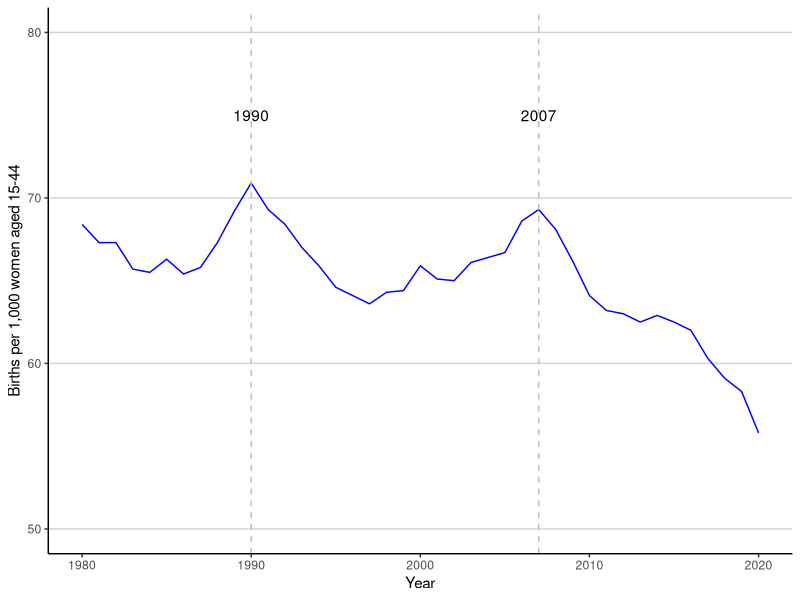
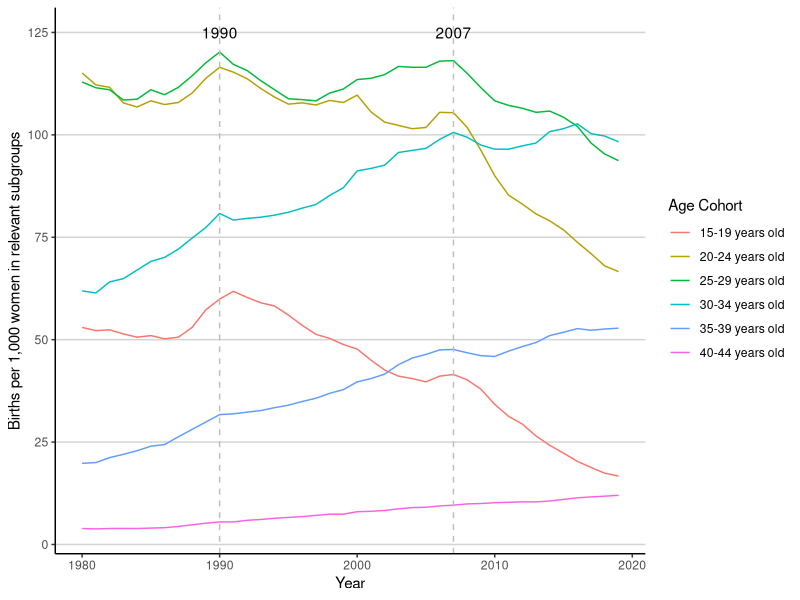

R code for these plots, in order:
## ---- chunk 1
#| message: false
#| echo: false

#### Workspace set-up ####
library(tidyverse)
library(knitr)
library(here)
## ---- chunk 2
#| message: false
#| echo: false

# Read in data
all_brate <- read_csv(here::here("input/data/raw_data/raw_brate.csv"))
brate_by_cohort <- read_csv(here::here("input/data/raw_data/raw_brate_by_cohort.csv"))
## ---- chunk 3
#| message: false
#| echo: false
#| label: tbl-all_brate_data
#| tbl-cap: First Ten Rows of the National Birthrate Data

# visualize the first 10 rows of the data
all_brate |>
  slice(1:10) |>
  kable(col.names = c("Year", "National Birthrate")
  )
## ---- chunk 4
#| message: false
#| echo: false
#| #| label: tbl-brate_by_cohort_data
#| tbl-cap: First Ten Rows of Birthrate by Maternal Age 

# remove NA rows
brate_by_cohort <-
  brate_by_cohort |>
  filter(year <= "2019") |>
  select(year, brate_1519, brate_2024, brate_2529, brate_3034, brate_3539, brate_4044)

# visualize the 10 first rows of the data
brate_by_cohort |>
  slice(1:10) |>
  kable(col.names = c("Year", "15-19 Years Old", "20-24 Years Old", "25-29 Years Old", "30-34 Years Old", "35-39 Years Old", "40-44 Years Old")
  )
  
## ---- chunk 5
#| echo: false
#| message: false
#| label: fig-all_brate_data
#| fig-cap: Birthrates in the US from 1980 to 2020

# plot the graph
all_brate |>
  ggplot(aes(x = year, y = brate_all)) +
  geom_line(colour = "blue") +
  theme_classic() +
  labs(x = "Year",
       y = "Births per 1,000 women aged 15-44") +
  # adds vertical line at 2007
  geom_vline(xintercept = 2007, linetype = "dashed", colour = "grey") +
  annotate("text", x = 2007, y = max(75), label = "2007") +
  geom_vline(xintercept = 1990, linetype = "dashed", colour = "grey") +
  annotate("text", x = 1990, y = max(75), label = "1990") +
  ylim(50,80) +
  # stylistic adjustments
  theme(panel.grid.major.y = element_line(color = "lightgrey"),
        axis.title = element_text(colour = "black"))
## ---- chunk 6
#| echo: false
#| message: false
#| label: fig-brate_by_cohort_data
#| fig-cap: Birthrates in the US from 1980 to 2019 by Maternal Age Cohorts

# select columns of interest
brate_by_cohort <-
  brate_by_cohort |>
  select(year,brate_1519,brate_2024,brate_2529,brate_3034,brate_3539,brate_4044)

# change format to long format 
long_brate_by_cohort <- 
  brate_by_cohort |>
  pivot_longer(cols = -year, names_to = "age_cohort", values_to = "birth_rate")

# rename the age cohorts
long_brate_by_cohort$age_cohort <- 
  factor(long_brate_by_cohort$age_cohort,
         levels = c("brate_1519", "brate_2024", "brate_2529", "brate_3034", "brate_3539", "brate_4044"),
         labels = c("15-19 years old", "20-24 years old", "25-29 years old", "30-34 years old", "35-39 years old", "40-44 years old"))

# plot the graph
long_brate_by_cohort |>
  ggplot(aes(x = year, y = birth_rate, color = age_cohort)) +
  geom_line() +
  theme_classic() +
  labs(x = "Year",
       y = "Births per 1,000 women in relevant subgroups") +
  scale_color_discrete(name = "Age Cohort") + 
  geom_vline(xintercept = 2007, linetype = "dashed", colour = "grey") +
  annotate("text", x = 2007, y = max(125), label = "2007") + 
  geom_vline(xintercept = 1990, linetype = "dashed", colour = "grey") +
  annotate("text", x = 1990, y = max(125), label = "1990") +
  # stylistic adjustments
  theme(panel.grid.major.y = element_line(color = "lightgrey"),
        axis.title = element_text(colour = "black"))
